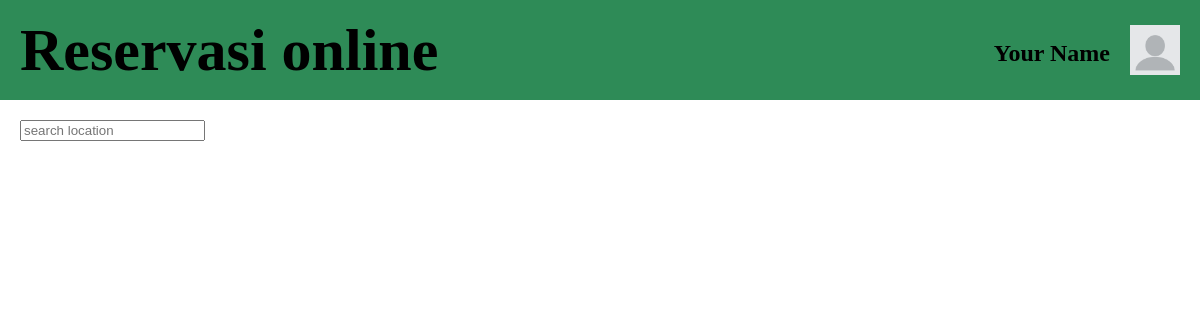
Before: / with the older database file.
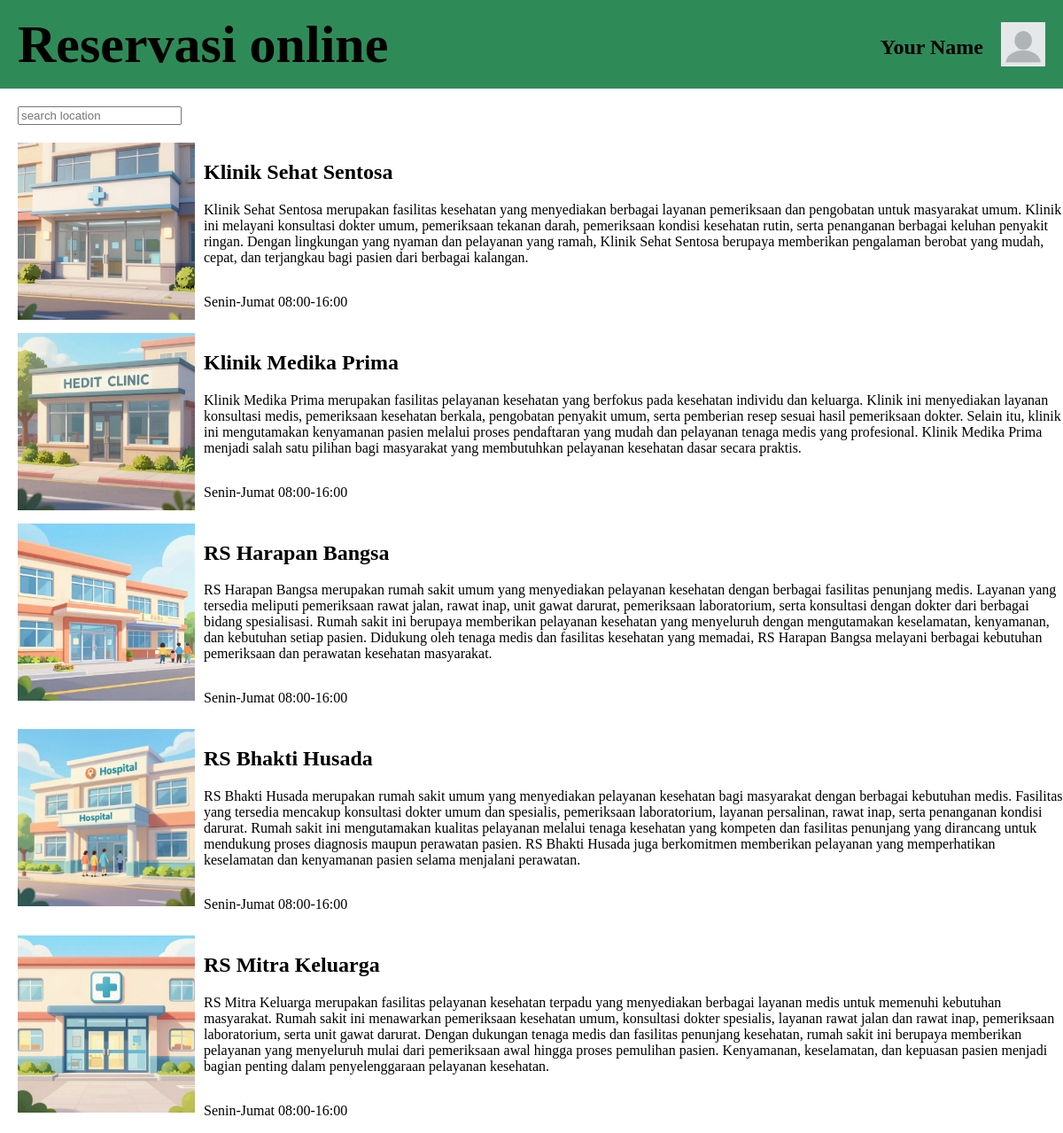
After: the same page with the newer database file.
### tables this page shows
CREATE TABLE `lokasi` (
  `id` bigint(20) NOT NULL,
  `nama` varchar(255) NOT NULL,
  `alamat` varchar(255) NOT NULL,
  `gambar` varchar(255) NOT NULL,
  `deskripsi` text NOT NULL
);

### index.php (the view, shortened to what this page needs)
<?php
    include("connect.php");
    $query = $connect->query("SELECT * FROM lokasi");
?>
<!DOCTYPE html>
<html lang="en">
<head>
    <link rel="stylesheet" href="style.css">
</head>
<body>
    <?php include("header.php") ?>
    <input id="kolomPencarian" type="text" placeholder="search location">
    <div style="display: grid;">
        <?php while($data = $query->fetch_object()){ ?>
        <a href="lokasi.php?id=<?php  echo $data->id; ?>"><div style="display: flex; margin-top: 10px;">
            <img class="gambarLokasi" src="<?php echo $data->gambar ?>">
            <div style="margin-left: 10px;">
                <h2><?php echo $data->nama ?></h2>
                <p><?php echo $data->deskripsi ?></p>
                <div style="display: flex;">
                    <p>Senin-Jumat 08:00-16:00</p>
                </div>
            </div>
        </div></a>
        <?php } ?>
    </div>
</body>
</html>

### header.php
<head>
    <link rel="stylesheet" href="style.css">
</head>
<header>
    <h1 class="judulUtamaHeader">Reservasi online</h1>
    <div class="profilPenggunaHeader">
        <h2 style="margin-right: 20px; transform: translateY(-50%);">Your Name</h2>
        <a href="profil.php"><img src="gambar/foto_profil/default.png" id="fotoProfilHeader"></a>
    </div>
</header>

### style.css (style rules this page uses)
body { margin: 0px; }
header { display: flex; background-color: seagreen; position: relative; height: 100px; }
a { text-decoration: none; color: inherit; }
.judulUtamaHeader { font-size: 60px; position: absolute; left: 0; top: 50%; margin: 0px 0px 0px 20px; transform: translateY(-50%); }
.profilPenggunaHeader { display: flex; position: absolute; height: 50px; right: 0; top: 50%; transform: translateY(-50%); margin-right: 20px; }
#fotoProfilHeader { width: 50px; height: 50px; }

### index.php (style rules this page uses)
#kolomPencarian { margin: 20px 0px 10px 20px; }
.gambarLokasi { margin-left: 20px; width: 200px; height: 200px; }

Changed rows visible on the page:
added lokasi: gambar (picture), nama "Klinik Sehat Sentosa", deskripsi "Klinik Sehat Sentosa merupakan fasilitas kesehatan yang menyediakan berbagai layanan pemeriksaan dan pengobatan untuk masyarakat umum. Klinik ini melayani konsultasi dokter umum, pemeriksaan tekanan darah, pemeriksaan kondisi kesehatan rutin, serta penanganan berbagai keluhan penyakit ringan. Dengan lingkungan yang nyaman dan pelayanan yang ramah, Klinik Sehat Sentosa berupaya memberikan pengalaman berobat yang mudah, cepat, dan terjangkau bagi pasien dari berbagai kalangan."
added lokasi: gambar (picture), nama "Klinik Medika Prima", deskripsi "Klinik Medika Prima merupakan fasilitas pelayanan kesehatan yang berfokus pada kesehatan individu dan keluarga. Klinik ini menyediakan layanan konsultasi medis, pemeriksaan kesehatan berkala, pengobatan penyakit umum, serta pemberian resep sesuai hasil pemeriksaan dokter. Selain itu, klinik ini mengutamakan kenyamanan pasien melalui proses pendaftaran yang mudah dan pelayanan tenaga medis yang profesional. Klinik Medika Prima menjadi salah satu pilihan bagi masyarakat yang membutuhkan pelayanan kesehatan dasar secara praktis."
added lokasi: gambar (picture), nama "RS Harapan Bangsa", deskripsi "RS Harapan Bangsa merupakan rumah sakit umum yang menyediakan pelayanan kesehatan dengan berbagai fasilitas penunjang medis. Layanan yang tersedia meliputi pemeriksaan rawat jalan, rawat inap, unit gawat darurat, pemeriksaan laboratorium, serta konsultasi dengan dokter dari berbagai bidang spesialisasi. Rumah sakit ini berupaya memberikan pelayanan kesehatan yang menyeluruh dengan mengutamakan keselamatan, kenyamanan, dan kebutuhan setiap pasien. Didukung oleh tenaga medis dan fasilitas kesehatan yang memadai, RS Harapan Bangsa melayani berbagai kebutuhan pemeriksaan dan perawatan kesehatan masyarakat."
added lokasi: gambar (picture), nama "RS Bhakti Husada", deskripsi "RS Bhakti Husada merupakan rumah sakit umum yang menyediakan pelayanan kesehatan bagi masyarakat dengan berbagai kebutuhan medis. Fasilitas yang tersedia mencakup konsultasi dokter umum dan spesialis, pemeriksaan laboratorium, layanan persalinan, rawat inap, serta penanganan kondisi darurat. Rumah sakit ini mengutamakan kualitas pelayanan melalui tenaga kesehatan yang kompeten dan fasilitas penunjang yang dirancang untuk mendukung proses diagnosis maupun perawatan pasien. RS Bhakti Husada juga berkomitmen memberikan pelayanan yang memperhatikan keselamatan dan kenyamanan pasien selama menjalani perawatan."
added lokasi: gambar (picture), nama "RS Mitra Keluarga", deskripsi "RS Mitra Keluarga merupakan fasilitas pelayanan kesehatan terpadu yang menyediakan berbagai layanan medis untuk memenuhi kebutuhan masyarakat. Rumah sakit ini menawarkan pemeriksaan kesehatan umum, konsultasi dokter spesialis, layanan rawat jalan dan rawat inap, pemeriksaan laboratorium, serta unit gawat darurat. Dengan dukungan tenaga medis dan fasilitas penunjang kesehatan, rumah sakit ini berupaya memberikan pelayanan yang menyeluruh mulai dari pemeriksaan awal hingga proses pemulihan pasien. Kenyamanan, keselamatan, dan kepuasan pasien menjadi bagian penting dalam penyelenggaraan pelayanan kesehatan."
